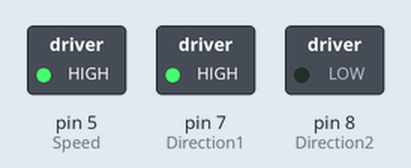
This sketch was run on a simulated Arduino Uno, built with avr-gcc and run on an emulated ATmega328P. Parts: switched loads named in the sketch (green lamp = pin HIGH).

Above: at 0.1 s.
Timing chart, 0 to 1.6 s (numbered marks = the images above):
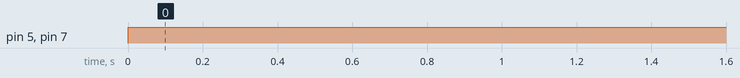

The sketch:

DC_motor_IC_-_good.ino
```cpp
/*
 Controlling the direction of a dc motor using the IC chip - CW or CCW

 The IC chip is a component that allows us to choose which direction the DC motor to rotate(CW or CCW).
 If we want the direction to be counter-clockwise(CCW), simply set the pin to HIGH where the IN1 on the IC chip is attached on the board,
 and the pin where the IN2 is connected on the Arduino UNO board to LOW. By doing this, the direction of the motor will be CCW.
 However, if the desired direction is clockwise(CW), then make sure that IN1 is set to LOW and IN2 is set to HIGH.
 */

int Speed = 5;  // attach the enable pin(pin1) to any PWM pins on the arduino UNO to enable the speedpin of the IC chip.
int Direction1 = 7;  // attach the IN1 pin(pin2) to any digital pins on the arduino; this pin is one of the designated pin for the direction of the motor.
int Direction2 = 8;  // attach the IN2 pin(pin7) to any digital pins on the arduino; this pin is one of the designated pin for the direction of the motor.

int speedvalue = 255;  // use the maximum analog value to turn on the motor at the max speed.
                       // NOTE: the speed of the motor should be set around 200 analog values for the motor to run smoothly.
  // put your setup code here, to run once:
void setup()
{
pinMode(Speed, OUTPUT);  // set the variable 'Speed' as an ANALOG OUTPUT.
pinMode(Direction1, OUTPUT);  // set the variable 'Direction1' as a DIGITAL OUTPUT.
pinMode(Direction2, OUTPUT);  // set the variable 'Direction2' as a DIGITAL OUTPUT.
}

void loop() {
  // put your main code here, to run repeatedly:

analogWrite(Speed, speedvalue);  // making the motor run to the desired speed based on what is entered in the variable "speedvalue".
                                 // the speed can be controlled by simply altering the analog value.

//CCW Section:
//this section is to run the motor counter-clockwise(CCW). Multi-comment this section to enable the code for the CW section.
digitalWrite(Direction1, HIGH);  // when direction1 is set to HIGH which is connected to pin2 or the IN1 pin on the IC chip, and
                                 // while Direction2 or pin7 on the IC chip is LOW, the motor will be rotating counter clockwise (CCW).
digitalWrite(Direction2, LOW);   // Direction2 is set to LOW.

//CW Section:
//this section is to run the motor clockwise(CW). Delete the multi-comment in this section and then multi-comment the CCW section.
/*digitalWrite(Direction1, LOW);  // Set Direction1 to LOW.
  digitalWrite(Direction2, HIGH); // when Direction2 is HIGH and Direction1 is LOW, the direction of the motor will be ClockWise(CW).
*/
}
```

Measured:
- by itself, pin 5 (Speed), pin 7 (Direction1): LOW → HIGH at 0.00 s
